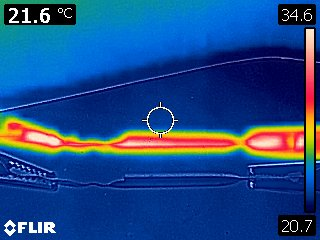
#> input picture 6AAnalysis/GoodSideFull2/GoodSideFull2.jpg, 320 x 240 px
$ python GoodSideFull2.py
#> lines starting #> are read from the running program, lines starting #| are printed output that depends on the picture; after the words box and inside, x2 and y2 are one past the last pixel; in counts of white or black regions, pixels touching at a corner belong together
import skimage
import numpy
import matplotlib.pyplot as pyplot
import random

f=skimage.io.imread('GoodSideFull2.jpg')
#> f is the input picture: shape (240, 320, 3); mean R, G, B 30.7, 73.5, 133.1
print('shape of image'+str(f.shape))
#| shape of image(240, 320, 3)
#927,313
#print(f[:,1].shape)
pyplot.imshow(f)
pyplot.show()


#IF STRAIGHT
if 0:
    #horizontal
    xpointmin=28
    xpointmax=282
    ypoint=114
    #vertical
    xpoint=290
    ypointmax=905
    ypointmin=34
#IF NONSTRAIGHT
else:
    xpointmin=66
    xpointmax=125
    ypointmin=143
    ypointmax=143

#second angle
    if 1:
        xpointmin2=xpointmax
        xpointmax2=244
        ypointmin2=ypointmax
        ypointmax2=143
#Dont touch
bar_range = f[30:215,310,:]
#> bar_range = 185 rows, first 8: [255, 228, 200], [255, 231, 196], [250, 227, 193], [246, 227, 194], [246, 226, 193], [247, 224, 192], [247, 221, 188], [247, 218, 186]
#Do touch
min_temp=21.0
max_temp=34.6


def isstraighthori(ypoint,xpointmin,xpointmax):
    xyvals=[]
    arrayhold=[]
    for i in range(len(xpointmax-xpointmin)):
        xval = xpointmin+i
        yval = ypoint
        arrayhold.append([f[yval,xval,0],f[yval,xval,1],f[yval,xval,2]])
        xyvals.append((xval,yval))
    return arrayhold,xyvals

def isstraightverti(ypointmin,ypointmax,xpoint):
    xyvals=[]
    arrayhold=[]
    for i in range(ypointmax-ypointmin):
        yval = ypointmin+i
        xval = xpoint
        arrayhold.append([f[yval,xval,0],f[yval,xval,1],f[yval,xval,2]])
        xyvals.append((xval,yval))
    return arrayhold,xyvals

def nonstraight(xstart,xfin,ystart,yfin):
    arrayhold=[]
    xyhold=[]
    for i in range(xfin-xstart):
        yval=round(i/(xfin-xstart)*((yfin-ystart)) +ystart)
        xval=round(i+xstart)
        arrayhold.append([f[yval,xval,0],f[yval,xval,1],f[yval,xval,2]])
        xyhold.append((xval,yval))
    return arrayhold,xyhold

def plotblack(xyvals):
    global f
    for i in xyvals:
        f[i[1]+1,i[0]]=[0,0,0]
        f[i[1]-1,i[0]]=[0,0,0]
    return f

def matcher(point_vals,bar_vals,max_t,min_t):
    diff=1000
    temperature=0
    for i in range(len(bar_vals[:,0])):
        temp_diff = abs(int(point_vals[0])-int(bar_vals[i,0])) + abs(int(point_vals[1])-int(bar_vals[i,1]))+abs(int(point_vals[2])-int(bar_vals[i,2]))
        if temp_diff<diff:
            temperature = min_t + (max_t-min_t)*(1-(i/len(bar_vals[:,0])))
            diff=temp_diff
    return temperature

def multimatch(point_range,bar_vals,max_t,min_t):
    temps_store=[]
    for i in range(len(point_range)):
        temps_store.append(matcher(point_range[i],bar_vals,max_t,min_t))
    return temps_store

def tempsmoother(temps_store):
    new_temps=[]
    for i in range(len(temps_store)-1):
        if round(temps_store[i])==round(max_temp) or round(temps_store[i])==round(min_temp):
            new_temps.append((temps_store[i-1]+temps_store[i+1])*0.5)
        else:
            new_temps.append(0.5*temps_store[i]+(temps_store[i-1]+temps_store[i+1])*0.25)

    return new_temps

def tempeditor(temps_store,strange_min,strange_max):
    firsttemp=temps_store[strange_min]
    print(firsttemp)

    secondtemp=temps_store[strange_max]
    print(secondtemp)
    for i in range(strange_max-strange_min):
        temps_store[strange_min+i]=(strange_max-strange_min-i)*firsttemp/(strange_max-strange_min) + i*secondtemp/(strange_max-strange_min) + random.randint(1,3)/10 + random.randint (1,10)/100
    return temps_store

# [5 lines of commented-out code are left out]

point_range=nonstraight(xpointmin,xpointmax,ypointmin,ypointmax)[0]+nonstraight(xpointmin2,xpointmax2,ypointmin2,ypointmax2)[0]
#> after the loop in nonstraight, `for i in range(xfin-xstart):`: arrayhold = 59 items, first 6: [247, 29, 77], [236, 24, 75], [236, 27, 82], [250, 43, 95], [255, 52, 100], [255, 50, 93]; xyhold = 59 pairs, first value 66 to 124, second value 143 to 143
#> point_range = 178 items, first 6: [247, 29, 77], [236, 24, 75], [236, 27, 82], [250, 43, 95], [255, 52, 100], [255, 50, 93]
print(point_range)
#> (printed output is left out)
xyboys=nonstraight(xpointmin,xpointmax,ypointmin,ypointmax)[1]+nonstraight(xpointmin2,xpointmax2,ypointmin2,ypointmax2)[1]
#> xyboys = 178 pairs, first value 66 to 243, second value 143 to 143

temps=multimatch(point_range,bar_range,max_temp,min_temp)
#> after the loop in multimatch, `for i in range(len(point_range)):`: temps_store = 178 values, max 34.6 at index 62, min 27.62 at index 174, mean 31.04
#> temps has the same summary as temps_store in multimatch
plotblack(xyboys)
#> the loop in plotblack, `for i in xyvals:` made 178 passes
#> i on passes 1 to 3: (66, 143), (67, 143), (68, 143)
#> after the loop in plotblack, `for i in xyvals:`:
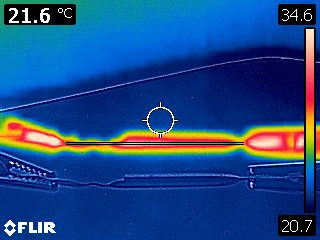
#> f: shape (240, 320, 3); 0.46% of pixels changed, all inside (x1, y1, x2, y2) = (66, 142, 244, 145)
temps=tempsmoother(temps)
#> after the loop in tempsmoother, `for i in range(len(temps_store)-1):`: new_temps = 177 values, max 34.36 at index 63, min 27.69 at index 38, mean 31.06
#> temps has the same summary as new_temps in tempsmoother
#temps=tempeditor(temps,76,94)

pyplot.plot(range(len(temps)),temps)
pyplot.ylabel('Temperature /Celsius')
pyplot.xlabel('Pixel position')
pyplot.ylim(top=max_temp,bottom=min_temp)
pyplot.show()
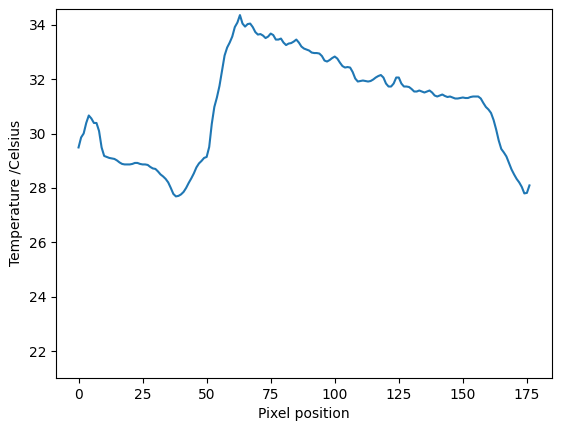
#> figure drawn by matplotlib, 1 panel; curve peaks at x = 63, y = 34.36
pyplot.imshow(f,aspect='auto')
pyplot.show()
#310 is perfect for matching
#height 27:210
#create a match array with the given temps
#test values across face
